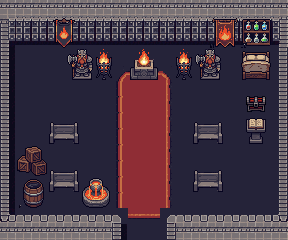

A level layout from a 2D game, rendered from its tile map. Below: a short description, then the map file with its tile-grid data intact:
An orthogonal 18x15 tile map with 16x16 px tiles, 6 tile layers (Floor, Walls, Rug, Decor, ...), 5 tilesets and 6 objects (start, warp, marker, soundscape).

<map version="1.10" tiledversion="1.11.0" orientation="orthogonal" renderorder="right-down" width="18" height="15" tilewidth="16" tileheight="16" infinite="0" nextlayerid="9" nextobjectid="7">
 <tileset firstgid="1" source="../tilesets/emberfall-shrine-terrain.tsx" />
 <tileset firstgid="41" source="../tilesets/emberfall-shrine-decor.tsx" />
 <tileset firstgid="53" source="../tilesets/emberfall-shrine-furniture.tsx" />
 <tileset firstgid="457" source="../tilesets/collision.tsx" />
 <tileset firstgid="459" source="../tilesets/emberfall-shrine-props.tsx" />
 <layer id="1" name="Floor" width="18" height="15">
  <data encoding="csv">
1,1,1,1,1,1,1,1,1,1,1,1,1,1,1,1,1,1,
1,1,1,1,1,1,1,1,1,1,1,1,1,1,1,1,1,1,
1,1,1,1,1,1,1,1,1,1,1,1,1,1,1,1,1,1,
1,1,1,1,1,1,1,1,1,1,1,1,1,1,1,1,1,1,
1,1,1,1,1,1,1,1,1,1,1,1,1,1,1,1,1,1,
1,1,1,1,1,1,1,1,1,1,1,1,1,1,1,1,1,1,
1,1,1,1,1,1,1,1,1,1,1,1,1,1,1,1,1,1,
1,1,1,1,1,1,1,1,1,1,1,1,1,1,1,1,1,1,
1,1,1,1,1,1,1,1,1,1,1,1,1,1,1,1,1,1,
1,1,1,1,1,1,1,1,1,1,1,1,1,1,1,1,1,1,
1,1,1,1,1,1,1,1,1,1,1,1,1,1,1,1,1,1,
1,1,1,1,1,1,1,1,1,1,1,1,1,1,1,1,1,1,
1,1,1,1,1,1,1,1,1,1,1,1,1,1,1,1,1,1,
1,1,1,1,1,1,1,1,1,1,1,1,1,1,1,1,1,1,
1,1,1,1,1,1,1,1,1,1,1,1,1,1,1,1,1,1
</data>
 </layer>
 <layer id="2" name="Walls" width="18" height="15">
  <data encoding="csv">
7,7,7,7,7,7,7,7,7,7,7,7,7,7,7,7,7,7,
12,13,13,13,13,13,13,13,13,13,13,13,13,13,13,13,13,19,
15,16,16,16,16,16,16,16,16,16,16,16,16,16,16,16,16,22,
9,0,0,0,0,0,0,0,0,0,0,0,0,0,0,0,0,6,
9,0,0,0,0,0,0,0,0,0,0,0,0,0,0,0,0,6,
9,0,0,0,0,0,0,0,0,0,0,0,0,0,0,0,0,6,
9,0,0,0,0,0,0,0,0,0,0,0,0,0,0,0,0,6,
9,0,0,0,0,0,0,0,0,0,0,0,0,0,0,0,0,6,
9,0,0,0,0,0,0,0,0,0,0,0,0,0,0,0,0,6,
9,0,0,0,0,0,0,0,0,0,0,0,0,0,0,0,0,6,
9,0,0,0,0,0,0,0,0,0,0,0,0,0,0,0,0,6,
9,0,0,0,0,0,0,0,0,0,0,0,0,0,0,0,0,6,
9,0,0,0,0,0,0,0,0,0,0,0,0,0,0,0,0,6,
10,3,3,3,3,3,3,4,0,0,2,3,3,3,3,3,3,11,
7,7,7,7,7,7,7,9,0,0,5,7,7,7,7,7,7,7
</data>
 </layer>
 <layer id="3" name="Rug" width="18" height="15">
  <data encoding="csv">
0,0,0,0,0,0,0,0,0,0,0,0,0,0,0,0,0,0,
0,0,0,0,0,0,0,0,0,0,0,0,0,0,0,0,0,0,
0,0,0,0,0,0,0,0,0,0,0,0,0,0,0,0,0,0,
0,0,0,0,0,0,0,0,0,0,0,0,0,0,0,0,0,0,
0,0,0,0,0,0,0,32,34,34,35,0,0,0,0,0,0,0,
0,0,0,0,0,0,0,36,37,37,27,0,0,0,0,0,0,0,
0,0,0,0,0,0,0,36,37,37,27,0,0,0,0,0,0,0,
0,0,0,0,0,0,0,36,37,37,27,0,0,0,0,0,0,0,
0,0,0,0,0,0,0,36,37,37,27,0,0,0,0,0,0,0,
0,0,0,0,0,0,0,36,37,37,27,0,0,0,0,0,0,0,
0,0,0,0,0,0,0,36,37,37,27,0,0,0,0,0,0,0,
0,0,0,0,0,0,0,36,37,37,27,0,0,0,0,0,0,0,
0,0,0,0,0,0,0,36,37,37,27,0,0,0,0,0,0,0,
0,0,0,0,0,0,0,0,29,29,0,0,0,0,0,0,0,0,
0,0,0,0,0,0,0,0,0,0,0,0,0,0,0,0,0,0
</data>
 </layer>
 <layer id="4" name="Decor" width="18" height="15">
  <data encoding="csv">
0,0,0,0,0,0,0,0,0,0,0,0,0,0,0,0,0,0,
0,0,0,41,42,0,0,0,0,0,0,0,0,45,46,49,50,0,
0,0,0,43,44,0,0,0,0,0,0,0,0,47,48,51,52,0,
0,0,0,0,0,0,0,0,0,0,0,0,0,0,0,0,0,0,
0,0,0,0,0,0,0,0,0,0,0,0,0,0,0,0,0,0,
0,0,0,0,0,0,0,0,0,0,0,0,0,0,0,0,0,0,
0,0,0,0,0,0,0,0,0,0,0,0,0,0,0,0,0,0,
0,0,0,0,0,0,0,0,0,0,0,0,0,0,0,0,0,0,
0,0,0,0,0,0,0,0,0,0,0,0,0,0,0,0,0,0,
0,0,0,0,0,0,0,0,0,0,0,0,0,0,0,0,0,0,
0,0,0,0,0,0,0,0,0,0,0,0,0,0,0,0,0,0,
0,0,0,0,0,0,0,0,0,0,0,0,0,0,0,0,0,0,
0,0,0,0,0,0,0,0,0,0,0,0,0,0,0,0,0,0,
0,0,0,0,0,0,0,0,0,0,0,0,0,0,0,0,0,0,
0,0,0,0,0,0,0,0,0,0,0,0,0,0,0,0,0,0
</data>
 </layer>
 <layer id="5" name="Dynamic" width="18" height="15">
  <data encoding="csv">
0,0,0,0,0,0,0,0,0,0,0,0,0,0,0,0,0,0,
0,0,0,0,0,0,0,0,0,0,0,0,0,0,0,0,0,0,
0,0,0,0,0,0,0,0,0,0,0,0,0,0,0,0,0,0,
0,0,0,0,57,58,61,0,53,54,0,61,57,58,0,153,154,0,
0,0,0,0,59,60,62,0,55,56,0,62,59,60,0,155,156,0,
0,0,0,0,0,0,0,0,0,0,0,0,0,0,0,0,0,0,
0,0,0,0,0,0,0,0,0,0,0,0,0,0,0,339,340,0,
0,0,0,67,68,0,0,0,0,0,0,0,67,68,0,79,80,0,
0,0,0,69,70,0,0,0,0,0,0,0,69,70,0,81,82,0,
0,281,282,0,0,0,0,0,0,0,0,0,0,0,0,0,0,0,
0,283,284,67,68,0,0,0,0,0,0,0,67,68,0,0,0,0,
0,157,158,69,70,91,92,0,0,0,0,0,69,70,0,0,0,0,
0,159,160,0,0,93,94,0,0,0,0,0,0,0,0,0,0,0,
0,0,0,0,0,0,0,0,0,0,0,0,0,0,0,0,0,0,
0,0,0,0,0,0,0,0,0,0,0,0,0,0,0,0,0,0
</data>
 </layer>
 <layer id="6" name="Collision" width="18" height="15">
  <data encoding="csv">
458,458,458,458,458,458,458,458,458,458,458,458,458,458,458,458,458,458,
458,458,458,458,458,458,458,458,458,458,458,458,458,458,458,458,458,458,
458,458,458,458,458,458,458,458,458,458,458,458,458,458,458,458,458,458,
458,457,457,457,457,457,457,457,457,457,457,457,457,457,457,457,457,458,
458,457,457,457,458,458,458,457,458,458,457,458,458,458,457,458,458,458,
458,457,457,457,457,457,457,458,457,457,458,457,457,457,457,457,457,458,
458,457,457,457,457,457,457,457,457,457,457,457,457,457,457,458,458,458,
458,457,457,457,457,457,457,457,457,457,457,457,457,457,457,457,457,458,
458,457,457,458,458,457,457,457,457,457,457,457,458,458,457,458,458,458,
458,457,457,457,457,457,457,457,457,457,457,457,457,457,457,457,457,458,
458,458,458,457,457,457,457,457,457,457,457,457,457,457,457,457,457,458,
458,457,457,458,458,457,457,457,457,457,457,457,458,458,457,457,457,458,
458,458,458,457,457,458,458,457,457,457,457,457,457,457,457,457,457,458,
458,458,458,458,458,458,458,458,457,457,458,458,458,458,458,458,458,458,
458,458,458,458,458,458,458,458,457,457,458,458,458,458,458,458,458,458
</data>
 </layer>
 <objectgroup id="7" name="Scenery">
  <object id="1" gid="528" x="88" y="94" width="64" height="64" />
  <object id="2" gid="524" x="136" y="94" width="64" height="64" />
 </objectgroup>
 <objectgroup id="8" name="Objects">
  <object id="3" x="144" y="200" name="start" type="start">
   <point />
  </object>
  <object id="4" x="128" y="208" name="front-door" type="warp" width="32" height="32">
   <properties>
    <property name="goto" value="Emberfall,50.5,30.5" />
   </properties>
  </object>
  <object id="5" x="144" y="105.6" name="fire-altar" type="marker">
   <point />
  </object>
  <object id="6" x="96" y="48" name="eternal-flame" type="soundscape" width="96" height="64">
   <properties>
    <property name="channel3" value="audio/ambient/campfire.flac, 0.29" />
    <property name="emit" value="3.0" type="float" />
   </properties>
  </object>
 </objectgroup>
</map>
